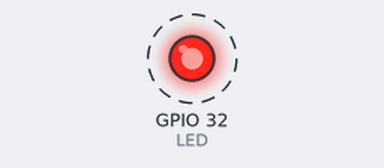
This sketch was run on a simulated ESP32. Parts: output pins drawn as LEDs (lit = HIGH). Dashed ring = blinking.

Above: at 0.2 s.
Timing chart, 0 to 3.0 s (numbered marks = the images above):
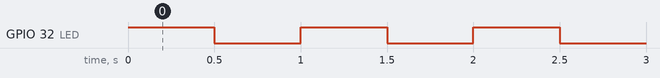

Measured:
- by itself, GPIO 32 (LED): alternates HIGH for 0.50 s and LOW for 0.50 s

The sketch:

blink.ino
```cpp
#define LED 32

void setup() {
  //Serial.begin(115200);
  //Serial.println("Hello, ESP32!");
  pinMode(LED, OUTPUT);
}

void loop() {
  digitalWrite(LED, HIGH);
  delay(500);
  digitalWrite(LED, LOW);
  delay(500);
}
```
